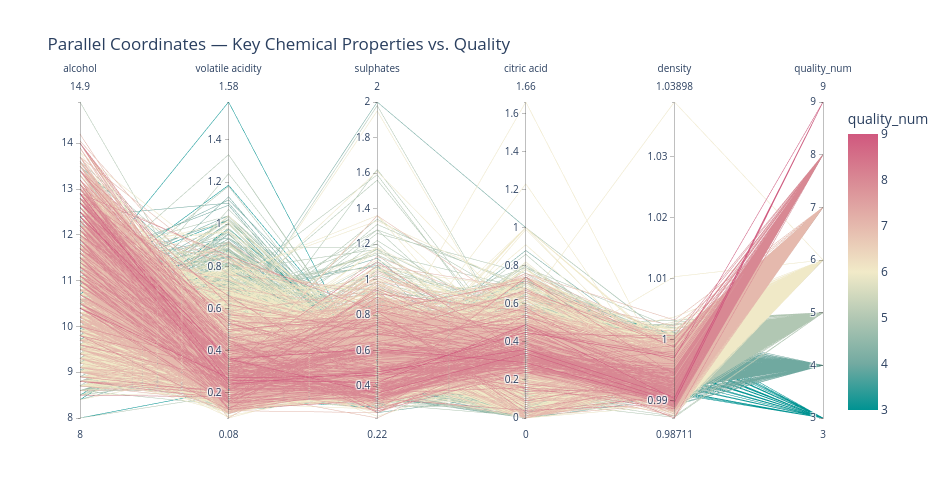

Here is the notebook cell this chart was saved with:
### Code cell
fig = px.parallel_coordinates(
    df.assign(quality_num=df['quality']),
    dimensions=['alcohol', 'volatile acidity', 'sulphates', 'citric acid', 'density', 'quality_num'],
    color='quality_num', color_continuous_scale=px.colors.diverging.Tealrose,
    title='Parallel Coordinates — Key Chemical Properties vs. Quality')
fig.update_layout(width=950, height=500)
fig.write_image('outputs/06_parallel_coordinates_plotly.png')
fig.show()

### Figure 1 — Plotly figure (JSON) as saved in the notebook; plotly's stock layout.template omitted (floating-point values rounded to 4 significant figures; data arrays with more than 128 entries replaced by an {"elided": "..."} marker saying what was removed)
{"data": [{"dimensions": [{"label": "alcohol", "values": {"elided": "5320 float values"}}, {"label": "volatile acidity", "values": {"elided": "5320 float values"}}, {"label": "sulphates", "values": {"elided": "5320 float values"}}, {"label": "citric acid", "values": {"elided": "5320 float values"}}, {"label": "density", "values": {"elided": "5320 float values"}}, {"label": "quality_num", "values": {"elided": "5320 int values"}}], "domain": {"x": [0.0, 1.0], "y": [0.0, 1.0]}, "line": {"color": {"elided": "5320 int values"}, "coloraxis": "coloraxis"}, "name": "", "type": "parcoords"}], "layout": {"coloraxis": {"colorbar": {"title": {"text": "quality_num"}}, "colorscale": [[0.0, "rgb(0, 147, 146)"], [0.1667, "rgb(114, 170, 161)"], [0.3333, "rgb(177, 199, 179)"], [0.5, "rgb(241, 234, 200)"], [0.6667, "rgb(229, 185, 173)"], [0.8333, "rgb(217, 137, 148)"], [1.0, "rgb(208, 88, 126)"]], "autocolorscale": false}, "legend": {"tracegroupgap": 0}, "title": {"text": "Parallel Coordinates — Key Chemical Properties vs. Quality"}, "width": 950, "height": 500}}
